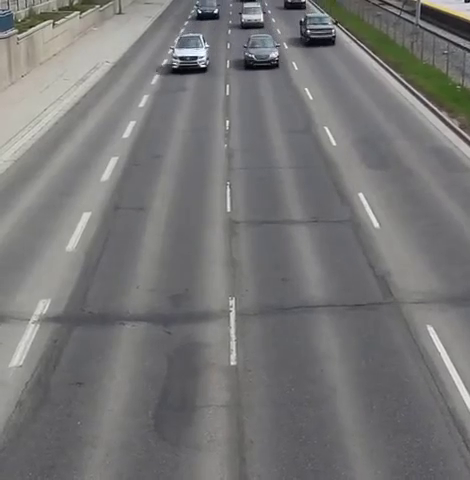
#> input picture frame 30 of Video4.mp4, 470 x 480 px
$ python AI.py
#> lines starting #> are read from the running program, lines starting #| are printed output that depends on the picture; after the words box and inside, x2 and y2 are one past the last pixel; in counts of white or black regions, pixels touching at a corner belong together
import numpy as np
import cv2
import winsound
face_cascade = cv2.CascadeClassifier('car2.xml')
#cap = cv2.VideoCapture(0)
cap = cv2.VideoCapture("Video4.mp4")

while 1:
    _, img = cap.read()
#> img is the input picture: shape (480, 470, 3); mean B, G, R 118.4, 118.5, 119
    gray = cv2.cvtColor(img, cv2.COLOR_BGR2GRAY)
    faces = face_cascade.detectMultiScale(gray, 1.3, 5)
#> faces = [[239, 5, 25, 25], [304, 15, 31, 31], [169, 35, 38, 38], [246, 36, 34, 34]]

    Alarmdetect=0
    font=cv2.FONT_HERSHEY_SIMPLEX
    pos=(30,30)
    fontScale=1
    fontColor=(0,255,0)
    lineType=2

    cv2.putText(img,"Vehicle Count -"+str(len(faces)),pos,font,fontScale,fontColor,lineType)
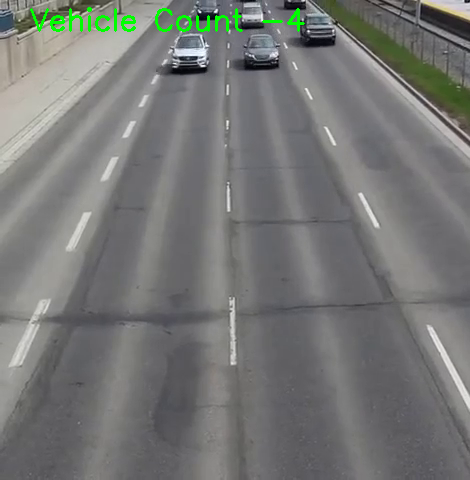
#> img: shape (480, 470, 3); 0.72% of pixels changed, all inside (x1, y1, x2, y2) = (30, 7, 305, 32)

    for (x,y,w,h) in faces:
        cv2.rectangle(img,(x,y),(x+w,y+h),(255,0,0),2)
#> this loop made 4 passes
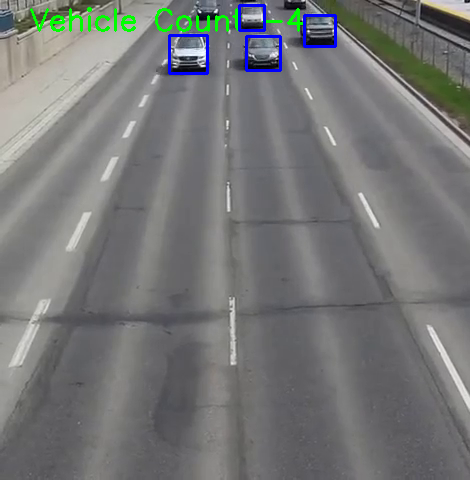
#> img: shape (480, 470, 3); 0.67% of pixels changed, all inside (x1, y1, x2, y2) = (168, 4, 337, 75)

    if len(faces)>=7:
        Alarmdetect=1
        pos1=(80,80)
        fontColor1=(0,0,255)
        cv2.putText(img,str("High Road Traffic"),pos1,font,fontScale+0.3,fontColor1,lineType)

    if Alarmdetect==1:
        frequency = 1500  # Set Frequency To 2500 Hertz
        duration = 500  # Set Duration To 1000 ms == 1 second
        winsound.Beep(frequency, duration)

    if cv2.waitKey(100) & 0xFF == ord('q'):
#> (key q is pressed here)
                break
    cv2.imshow('img',img)

cap.release()
cv2.destroyAllWindows()

$ run again, starting later in the video
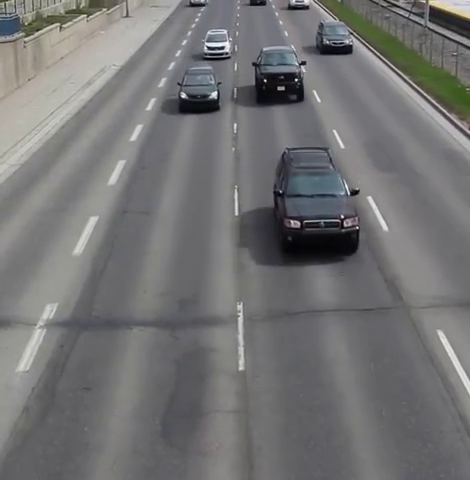
#> input picture frame 135 of Video4.mp4, 470 x 480 px
#> img is the input picture: shape (480, 470, 3); mean B, G, R 116, 115.3, 115.8
#> faces = [[202, 33, 28, 28], [319, 20, 34, 34], [252, 48, 52, 52], [172, 59, 54, 54], [275, 169, 81, 81]]
#> `cv2.putText(img,"Vehicle Count -"+str(len(faces)),pos,font,fontScale,f..`:
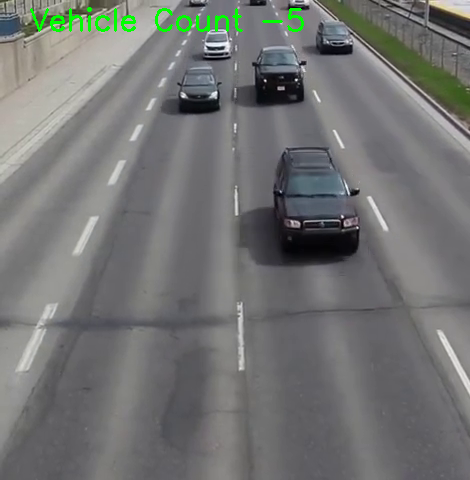
#> img: shape (480, 470, 3); 0.73% of pixels changed, all inside (x1, y1, x2, y2) = (30, 7, 304, 32)
#> the loop `for (x,y,w,h) in faces:` made 5 passes
#> after the loop `for (x,y,w,h) in faces:`:
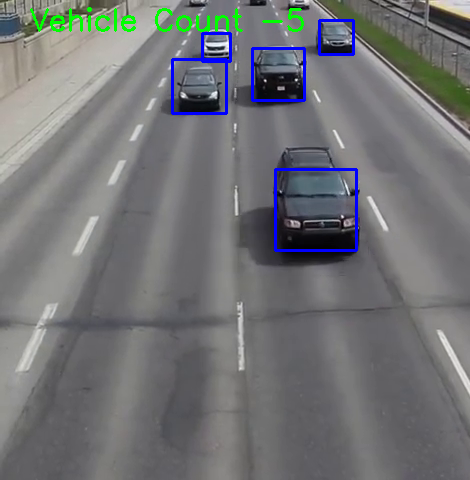
#> img: shape (480, 470, 3); 1.3% of pixels changed, all inside (x1, y1, x2, y2) = (171, 19, 358, 252)

$ run again, starting later in the video
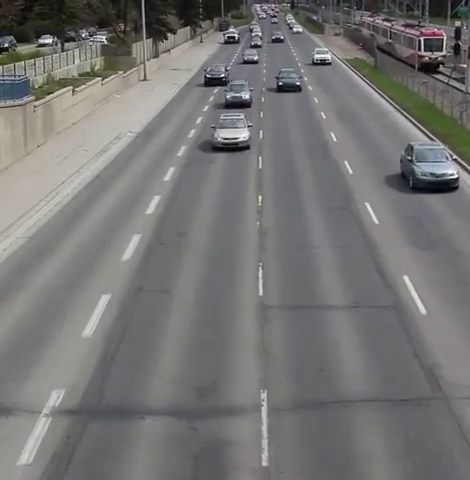
#> input picture frame 240 of Video4.mp4, 470 x 480 px
#> img is the input picture: shape (480, 470, 3); mean B, G, R 116, 116.7, 117.6
#> faces = [[310, 45, 24, 24], [214, 118, 35, 35], [407, 143, 52, 52]]
#> `cv2.putText(img,"Vehicle Count -"+str(len(faces)),pos,font,fontScale,f..`:
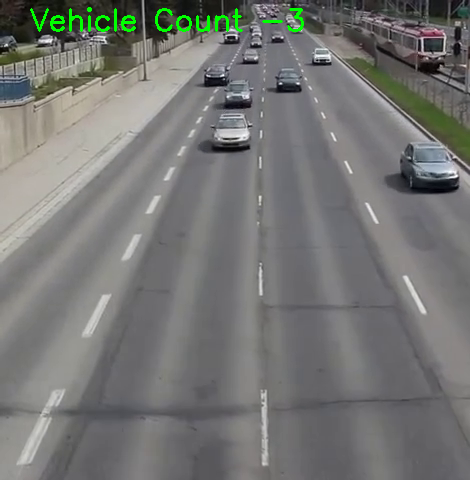
#> img: shape (480, 470, 3); 0.72% of pixels changed, all inside (x1, y1, x2, y2) = (30, 7, 304, 32)
#> the loop `for (x,y,w,h) in faces:` made 3 passes
#> after the loop `for (x,y,w,h) in faces:`:
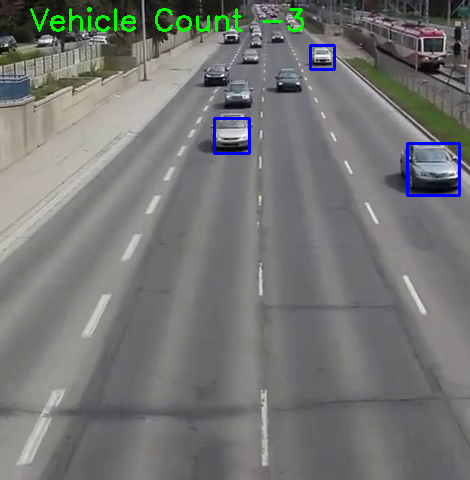
#> img: shape (480, 470, 3); 0.59% of pixels changed, all inside (x1, y1, x2, y2) = (213, 44, 461, 197)
